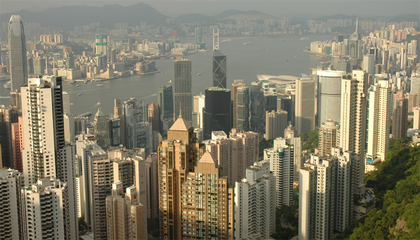
%> input picture DCP/DCP2/image/5.bmp, 420 x 240 px, shrunk from 800 x 457 before the run
$ octave ex_darkchannel_guildfilter_myself.m   (GNU Octave 9; MATLAB toolbox functions it lacks are replaced by stand-ins)
%> lines starting %> are read from the running program, lines starting %| are printed output that depends on the picture; in (x1, y1, x2, y2) boxes, pixels count from 0 and x2, y2 are one past the last pixel; in counts of white or black regions, pixels touching at a corner belong together; the program's own positions count from 1
### DCP/DCP2/minfilt2.m
function Y = minfilt2(X,varargin)
%  MINFILT2    Two-dimensional min filter
%
%     Y = MINFILT2(X,[M N]) performs two-dimensional minimum
%     filtering on the image X using an M-by-N window. The result
%     Y contains the minimun value in the M-by-N neighborhood around
%     each pixel in the original image.
%     This function uses the van Herk algorithm for min filters.
%
%     Y = MINFILT2(X,M) is the same as Y = MINFILT2(X,[M M])
%
%     Y = MINFILT2(X) uses a 3-by-3 neighborhood.
%
%     Y = MINFILT2(..., 'shape') returns a subsection of the 2D
%     filtering specified by 'shape' :
%        'full'  - Returns the full filtering result,
%        'same'  - (default) Returns the central filter area that is the
%                   same size as X,
%        'valid' - Returns only the area where no filter elements are outside
%                  the image.
%
%     See also : MAXFILT2, VANHERK
%

% Initialization
[S, shape] = parse_inputs(varargin{:});

% filtering
Y = vanherk(X,S(1),'min',shape);
Y = vanherk(Y,S(2),'min','col',shape);

%%%%%%%%%%%%%%%%%%%%%%%%%%%%%%%%%%%%%%%%%%%%%%%%%%%%%%%%%%%%%%%%%%%%%%%%%%%%%%%%%%%%%%%%%%%
function [S, shape] = parse_inputs(varargin)
shape = 'same';
flag = [0 0]; % size shape

for i = 1 : nargin
   t = varargin{i};
   if strcmp(t,'full') & flag(2) == 0
      shape = 'full';
      flag(2) = 1;
   elseif strcmp(t,'same') & flag(2) == 0
      shape = 'same';
      flag(2) = 1;
   elseif strcmp(t,'valid') & flag(2) == 0
      shape = 'valid';
      flag(2) = 1;
   elseif flag(1) == 0
      S = t;
      flag(1) = 1;
   else
      error(['Too many / Unkown parameter : ' t ])
   end
end

if flag(1) == 0
   S = [3 3];
end
if length(S) == 1;
   S(2) = S(1);
end
if length(S) ~= 2
   error('Wrong window size parameter.')
end

### DCP/DCP2/vanherk.m
function Y = vanherk(X,N,TYPE,varargin)
%  VANHERK    Fast max/min 1D filter
%
%    Y = VANHERK(X,N,TYPE) performs the 1D max/min filtering of the row
%    vector X using a N-length filter.
%    The filtering type is defined by TYPE = 'max' or 'min'. This function
%    uses the van Herk algorithm for min/max filters that demands only 3
%    min/max calculations per element, independently of the filter size.
%
%    If X is a 2D matrix, each row will be filtered separately.
%
%    Y = VANHERK(...,'col') performs the filtering on the columns of X.
%
%    Y = VANHERK(...,'shape') returns the subset of the filtering specified
%    by 'shape' :
%        'full'  - Returns the full filtering result,
%        'same'  - (default) Returns the central filter area that is the
%                   same size as X,
%        'valid' - Returns only the area where no filter elements are outside
%                  the image.
%
%    X can be uint8 or double. If X is uint8 the processing is quite faster, so
%    dont't use X as double, unless it is really necessary.
%

% Initialization
[direc, shape] = parse_inputs(varargin{:});
if strcmp(direc,'col')
   X = X';
end
if strcmp(TYPE,'max')
   maxfilt = 1;
elseif strcmp(TYPE,'min')
   maxfilt = 0;
else
   error([ 'TYPE must be ' char(39) 'max' char(39) ' or ' char(39) 'min' char(39) '.'])
end

% Correcting X size
fixsize = 0;
addel = 0;
if mod(size(X,2),N) ~= 0
   fixsize = 1;
   addel = N-mod(size(X,2),N);
   if maxfilt
      f = [ X zeros(size(X,1), addel) ];
   else
      f = [X repmat(X(:,end),1,addel)];
   end
else
   f = X;
end
lf = size(f,2);
lx = size(X,2);
clear X

% Declaring aux. mat.
g = f;
h = g;

% Filling g & h (aux. mat.)
ig = 1:N:size(f,2);
ih = ig + N - 1;

g(:,ig) = f(:,ig);
h(:,ih) = f(:,ih);

if maxfilt
   for i = 2 : N
      igold = ig;
      ihold = ih;

      ig = ig + 1;
      ih = ih - 1;

      g(:,ig) = max(f(:,ig),g(:,igold));
      h(:,ih) = max(f(:,ih),h(:,ihold));
   end
else
   for i = 2 : N
      igold = ig;
      ihold = ih;

      ig = ig + 1;
      ih = ih - 1;

      g(:,ig) = min(f(:,ig),g(:,igold));
      h(:,ih) = min(f(:,ih),h(:,ihold));
   end
end
clear f

% Comparing g & h
if strcmp(shape,'full')
   ig = [ N : 1 : lf ];
   ih = [ 1 : 1 : lf-N+1 ];
   if fixsize
      if maxfilt
         Y = [ g(:,1:N-1)  max(g(:,ig), h(:,ih))  h(:,end-N+2:end-addel) ];
      else
         Y = [ g(:,1:N-1)  min(g(:,ig), h(:,ih))  h(:,end-N+2:end-addel) ];
      end
   else
      if maxfilt
         Y = [ g(:,1:N-1)  max(g(:,ig), h(:,ih))  h(:,end-N+2:end) ];
      else
         Y = [ g(:,1:N-1)  min(g(:,ig), h(:,ih))  h(:,end-N+2:end) ];
      end
   end

elseif strcmp(shape,'same')
   if fixsize
      if addel > (N-1)/2
         disp('hoi')
         ig = [ N : 1 : lf - addel + floor((N-1)/2) ];
         ih = [ 1 : 1 : lf-N+1 - addel + floor((N-1)/2)];
         if maxfilt
            Y = [ g(:,1+ceil((N-1)/2):N-1)  max(g(:,ig), h(:,ih)) ];
         else
            Y = [ g(:,1+ceil((N-1)/2):N-1)  min(g(:,ig), h(:,ih)) ];
         end
      else
         ig = [ N : 1 : lf ];
         ih = [ 1 : 1 : lf-N+1 ];
         if maxfilt
            Y = [ g(:,1+ceil((N-1)/2):N-1)  max(g(:,ig), h(:,ih))  h(:,lf-N+2:lf-N+1+floor((N-1)/2)-addel) ];
         else
            Y = [ g(:,1+ceil((N-1)/2):N-1)  min(g(:,ig), h(:,ih))  h(:,lf-N+2:lf-N+1+floor((N-1)/2)-addel) ];
         end
      end
   else % not fixsize (addel=0, lf=lx)
      ig = [ N : 1 : lx ];
      ih = [ 1 : 1 : lx-N+1 ];
      if maxfilt
         Y = [  g(:,N-ceil((N-1)/2):N-1) max( g(:,ig), h(:,ih) )  h(:,lx-N+2:lx-N+1+floor((N-1)/2)) ];
      else
         Y = [  g(:,N-ceil((N-1)/2):N-1) min( g(:,ig), h(:,ih) )  h(:,lx-N+2:lx-N+1+floor((N-1)/2)) ];
      end
   end

elseif strcmp(shape,'valid')
   ig = [ N : 1 : lx];
   ih = [ 1 : 1: lx-N+1];
   if maxfilt
      Y = [ max( g(:,ig), h(:,ih) ) ];
   else
      Y = [ min( g(:,ig), h(:,ih) ) ];
   end
end

if strcmp(direc,'col')
   Y = Y';
end
%%%%%%%%%%%%%%%%%%%%%%%%%%%%%%%%%%%%%%%%%%%%%%%%%%%%%%%%%%%%%%%%%%%%%%%%%%%%%%%%%%%%%%%%%%%
function [direc, shape] = parse_inputs(varargin)
direc = 'lin';
shape = 'same';
flag = [0 0]; % [dir shape]

for i = 1 : nargin
   t = varargin{i};
   if strcmp(t,'col') & flag(1) == 0
      direc = 'col';
      flag(1) = 1;
   elseif strcmp(t,'full') & flag(2) == 0
      shape = 'full';
      flag(2) = 1;
   elseif strcmp(t,'same') & flag(2) == 0
      shape = 'same';
      flag(2) = 1;
   elseif strcmp(t,'valid') & flag(2) == 0
      shape = 'valid';
      flag(2) = 1;
   else
      error(['Too many / Unkown parameter : ' t ])
   end
end

### DCP/DCP2/guidedfilter_color.m
function q = guidedfilter_color(I, p, r, eps)
%   GUIDEDFILTER_COLOR   O(1) time implementation of guided filter using a color image as the guidance.
%
%   - guidance image: I (should be a color (RGB) image)
%   - filtering input image: p (should be a gray-scale/single channel image)
%   - local window radius: r
%   - regularization parameter: eps

[hei, wid] = size(p);
N = boxfilter(ones(hei, wid), r); % the size of each local patch; N=(2r+1)^2 except for boundary pixels.

mean_I_r = boxfilter(I(:, :, 1), r) ./ N;
mean_I_g = boxfilter(I(:, :, 2), r) ./ N;
mean_I_b = boxfilter(I(:, :, 3), r) ./ N;

mean_p = boxfilter(p, r) ./ N;

mean_Ip_r = boxfilter(I(:, :, 1).*p, r) ./ N;
mean_Ip_g = boxfilter(I(:, :, 2).*p, r) ./ N;
mean_Ip_b = boxfilter(I(:, :, 3).*p, r) ./ N;

% covariance of (I, p) in each local patch.
cov_Ip_r = mean_Ip_r - mean_I_r .* mean_p;
cov_Ip_g = mean_Ip_g - mean_I_g .* mean_p;
cov_Ip_b = mean_Ip_b - mean_I_b .* mean_p;

% variance of I in each local patch: the matrix Sigma in Eqn (14).
% Note the variance in each local patch is a 3x3 symmetric matrix:
%           rr, rg, rb
%   Sigma = rg, gg, gb
%           rb, gb, bb
var_I_rr = boxfilter(I(:, :, 1).*I(:, :, 1), r) ./ N - mean_I_r .*  mean_I_r;
var_I_rg = boxfilter(I(:, :, 1).*I(:, :, 2), r) ./ N - mean_I_r .*  mean_I_g;
var_I_rb = boxfilter(I(:, :, 1).*I(:, :, 3), r) ./ N - mean_I_r .*  mean_I_b;
var_I_gg = boxfilter(I(:, :, 2).*I(:, :, 2), r) ./ N - mean_I_g .*  mean_I_g;
var_I_gb = boxfilter(I(:, :, 2).*I(:, :, 3), r) ./ N - mean_I_g .*  mean_I_b;
var_I_bb = boxfilter(I(:, :, 3).*I(:, :, 3), r) ./ N - mean_I_b .*  mean_I_b;

a = zeros(hei, wid, 3);
for y=1:hei
    for x=1:wid
        Sigma = [var_I_rr(y, x), var_I_rg(y, x), var_I_rb(y, x);
            var_I_rg(y, x), var_I_gg(y, x), var_I_gb(y, x);
            var_I_rb(y, x), var_I_gb(y, x), var_I_bb(y, x)];
        Sigma = Sigma + eps * eye(3);

        cov_Ip = [cov_Ip_r(y, x), cov_Ip_g(y, x), cov_Ip_b(y, x)];

        a(y, x, :) = cov_Ip * inv(Sigma + eps * eye(3)); % Eqn. (14) in the paper;
    end
end

b = mean_p - a(:, :, 1) .* mean_I_r - a(:, :, 2) .* mean_I_g - a(:, :, 3) .* mean_I_b; % Eqn. (15) in the paper;

q = (boxfilter(a(:, :, 1), r).* I(:, :, 1)...
+ boxfilter(a(:, :, 2), r).* I(:, :, 2)...
+ boxfilter(a(:, :, 3), r).* I(:, :, 3)...
+ boxfilter(b, r)) ./ N;  % Eqn. (16) in the paper;
end

### DCP/DCP2/boxfilter.m
function imDst = boxfilter(imSrc, r)

%   BOXFILTER   O(1) time box filtering using cumulative sum
%
%   - Definition imDst(x, y)=sum(sum(imSrc(x-r:x+r,y-r:y+r)));
%   - Running time independent of r;
%   - Equivalent to the function: colfilt(imSrc, [2*r+1, 2*r+1], 'sliding', @sum);
%   - But much faster.

[hei, wid] = size(imSrc);
imDst = zeros(size(imSrc));

%cumulative sum over Y axis
imCum = cumsum(imSrc, 1);
%difference over Y axis
imDst(1:r+1, :) = imCum(1+r:2*r+1, :);
imDst(r+2:hei-r, :) = imCum(2*r+2:hei, :) - imCum(1:hei-2*r-1, :);
imDst(hei-r+1:hei, :) = repmat(imCum(hei, :), [r, 1]) - imCum(hei-2*r:hei-r-1, :);

%cumulative sum over X axis
imCum = cumsum(imDst, 2);
%difference over Y axis
imDst(:, 1:r+1) = imCum(:, 1+r:2*r+1);
imDst(:, r+2:wid-r) = imCum(:, 2*r+2:wid) - imCum(:, 1:wid-2*r-1);
imDst(:, wid-r+1:wid) = repmat(imCum(:, wid), [1, r]) - imCum(:, wid-2*r:wid-r-1);
end

### DCP/DCP2/ex_darkchannel_guildfilter_myself.m
clear

clc

close all

kenlRatio = .01;
minAtomsLight = 200;
omiga = .9;

image_name =  '5.bmp';
img=imread(image_name);
%> img is the input picture: size 240x420x3 uint8; mean R, G, B 128.7, 123.1, 103.1
figure,imshow(uint8(img)), title('src');

sz=size(img);
%> sz = [240 420 3]

w=sz(2);
%> w = 420

h=sz(1);
%> h = 240

dc = zeros(h,w);

for y=1:h

    for x=1:w

        dc(y,x) = min(img(y,x,:));

    end

end
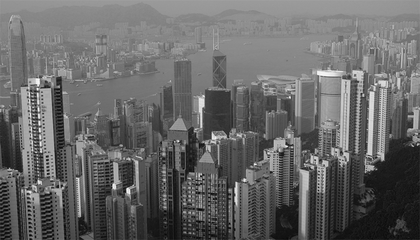
%> dc: size 240x420 double; min 0, max 250, mean 102.7


% figure,imshow(uint8(dc)), title('Min(R,G,B)');

krnlsz = floor(max([3, w*kenlRatio, h*kenlRatio]))
%> krnlsz = 4

dc2 = minfilt2(dc, [krnlsz,krnlsz]);
%> the loop in parse_inputs, `for i = 1 : nargin` made 1 pass
%> S on pass 1: [4 4]
%> after the loop in parse_inputs, `for i = 1 : nargin`: flag = [1 0]; shape = 'same'
%> in minfilt2, `[S, shape] = parse_inputs(varargin{:});`: S = [4 4]; shape = 'same'
%> the loop in parse_inputs, `for i = 1 : nargin` made 1 pass
%> t on pass 1: 'same'
%> after the loop in parse_inputs, `for i = 1 : nargin`: direc = 'lin'; flag = [0 1]; shape = 'same'
%> in vanherk, `[direc, shape] = parse_inputs(varargin{:});`: direc = 'lin'
%> in vanherk, `ig = 1:N:size(f,2);`: ig = 105 values from 1 to 417
%> in vanherk, `ih = ig + N - 1;`: ih = 105 values from 4 to 420
%> the loop in vanherk, `for i = 2 : N` made 3 passes
%> after the loop in vanherk, `for i = 2 : N`:
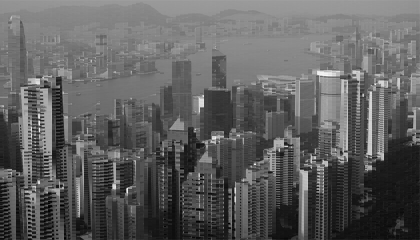
%> h: size 240x420 double; min 0, max 248, mean 95.1
%> after the loop in vanherk, `for i = 2 : N`: ih = 105 values from 1 to 417
%> in vanherk, `ig = [ N : 1 : lx ];`: ig = 417 values from 4 to 420
%> in vanherk, `ih = [ 1 : 1 : lx-N+1 ];`: ih = 417 values from 1 to 417
%> call 2 of vanherk, with N = 4, TYPE = 'min'
%> the loop in parse_inputs (call 2), `for i = 1 : nargin` made 2 passes
%> in vanherk (call 2), `[direc, shape] = parse_inputs(varargin{:});`: direc = 'col'
%> in vanherk (call 2), `ig = 1:N:size(f,2);`: ig = 60 values from 1 to 237
%> in vanherk (call 2), `ih = ig + N - 1;`: ih = 60 values from 4 to 240
%> the loop in vanherk (call 2), `for i = 2 : N` made 3 passes
%> after the loop in vanherk (call 2), `for i = 2 : N`:
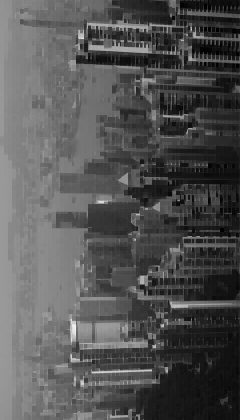
%> h: size 420x240 double; min 0, max 245, mean 83.7
%> after the loop in vanherk (call 2), `for i = 2 : N`: ih = 60 values from 1 to 237
%> in vanherk (call 2), `ig = [ N : 1 : lx ];`: ig = 237 values from 4 to 240
%> in vanherk (call 2), `ih = [ 1 : 1 : lx-N+1 ];`: ih = 237 values from 1 to 237
%> in vanherk (call 2), `Y = Y';`:
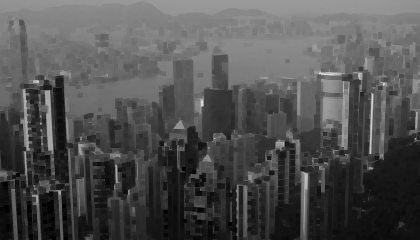
%> Y: size 240x420 double; min 0, max 230, mean 80.5; mean of the top-left, top-right, bottom-left and bottom-right quarters 111.7, 115.7, 47.7, 47

dc2(h,w)=0;
%> dc2: size 240x420 double; under 0.01% of pixels changed, all inside (x1, y1, x2, y2) = (419, 239, 420, 240)

% figure,imshow(uint8(dc2)), title('After filter ');

dark_max = max(max(dc2));
%> dark_max = 230
if(length(sz)==3)
    img_hsv = rgb2hsv(img);
%> img_hsv: size 240x420x3 double; mean H, S, V 0.187, 0.22, 0.512
    img_v = img_hsv(:,:,3);
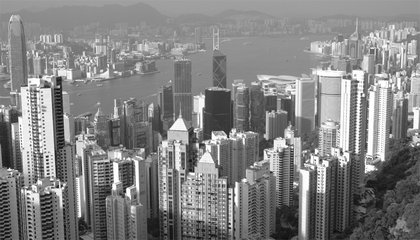
%> img_v: size 240x420 double; min 0, max 1, mean 0.512
    [m,n] = find(img_v == max(img_v(find(dc2>=dark_max*0.98))));
%> m = 224 values from 47 to 214; n = 224 values from 4 to 418
    if(length(m)>1)
        m = m(1);
%> m = 107
        n = n(1);
%> n = 4
    end
    A(:,:,1) = min(double(img(m,n,1)),minAtomsLight);
    A(:,:,2) = min(double(img(m,n,2)),minAtomsLight);
    A(:,:,3) = min(double(img(m,n,3)),minAtomsLight);
else
    A(1,1) = min([minAtomsLight, max(max(dc2))]);
end
img_double = double(img);
dc_my = zeros(h,w);

if(length(sz)==3)
    for i = 1:h
        for j = 1:w
            dc_my(i,j) = min([img_double(i,j,1)/A(1,1,1),img_double(i,j,2)/A(1,1,2),img_double(i,j,3)/A(1,1,3)]);
        end
    end
else
    for i = 1:h
        for j = 1:w
            dc_my(i,j) = img_double(i,j)/A(1,1);
        end
    end
end
dc_my = minfilt2(dc_my, [krnlsz,krnlsz]);
%> the loop in parse_inputs (call 2), `for i = 1 : nargin` made 1 pass
dc_my(h,w)=0;
%> dc_my: size 240x420 double; min 0, max 1.2, mean 0.415; mean of the top-left, top-right, bottom-left and bottom-right quarters 0.572, 0.592, 0.249, 0.245
% figure,imshow(uint8(dc_my*255)),title('dc');

t = 1-omiga*dc_my;
t(find(t<0.25)) = 0.25;
%> t: size 240x420 double; min 0.25, max 1, mean 0.627

% figure,imshow(uint8(t*255)),title('t');
t_d = t;

J = zeros(h,w,3);

img_d = double(img);
if(length(sz)==3)
    J(:,:,1) = (img_d(:,:,1) - A(1,1,1))./t_d + A(1,1,1);
    J(:,:,2) = (img_d(:,:,2) - A(1,1,2))./t_d + A(1,1,2);
    J(:,:,3) = (img_d(:,:,3) - A(1,1,3))./t_d + A(1,1,3);
else
    J = (img_d - A(1,1))./t_d + A(1,1);
end
figure,imshow(uint8(J),[]), title('结果1');

% % % % % % % % % % % % % % % % % % % % % % % % % % % % %
r = krnlsz*4;
%> r = 16
eps = 10^-6;
if(length(sz)==3)
filtered = guidedfilter_color(double(img)/255, t_d, r, eps);
%> in boxfilter, `imDst(:, wid-r+1:wid) = repmat(imCum(:, wid), [1, r]) - imCum(:, wid-2..`: imDst: size 240x420 double; min 289, max 1089, mean 1031
%> call 2 of boxfilter, with r = 16
%> in boxfilter (call 2), `imDst(hei-r+1:hei, :) = repmat(imCum(hei, :), [r, 1]) - imCum(hei-2*r:..`: imDst: size 240x420 double; min 1.6, max 33, mean 16.2
%> in boxfilter (call 2), `imDst(:, 1:r+1) = imCum(:, 1+r:2*r+1);`: imDst: size 240x420 double; min 1.6, max 682.6, mean 31.2
%> in boxfilter (call 2), `imDst(:, wid-r+1:wid) = repmat(imCum(:, wid), [1, r]) - imCum(:, wid-2..`:
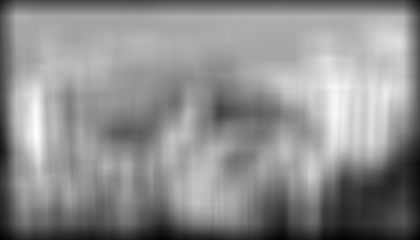
%> imDst: size 240x420 double; min 88.96, max 867.8, mean 523.5; drawn with min black and max white
%> call 3 of boxfilter, with r = 16
%> in boxfilter (call 3), `imDst(r+2:hei-r, :) = imCum(2*r+2:hei, :) - imCum(1:hei-2*r-1, :);`:
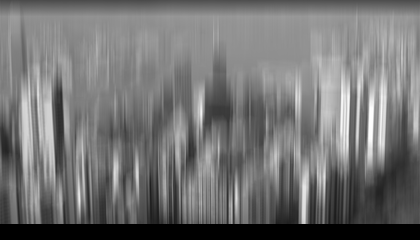
%> imDst: size 240x420 double; min 0, max 32.96, mean 15; drawn with min black and max white
else
    filtered = guidedfilter(double(img)/255, t_d, r, eps);
end
t_d = filtered;

% figure,imshow(t_d,[]),title('filtered t');

if(length(sz)==3)
    J(:,:,1) = (img_d(:,:,1) - A(1,1,1))./t_d + A(1,1,1);
    J(:,:,2) = (img_d(:,:,2) - A(1,1,2))./t_d + A(1,1,2);
    J(:,:,3) = (img_d(:,:,3) - A(1,1,3))./t_d + A(1,1,3);
else
    J = (img_d - A(1,1))./t_d + A(1,1);
end

figure,imshow(uint8(J)), title('最终结果');
